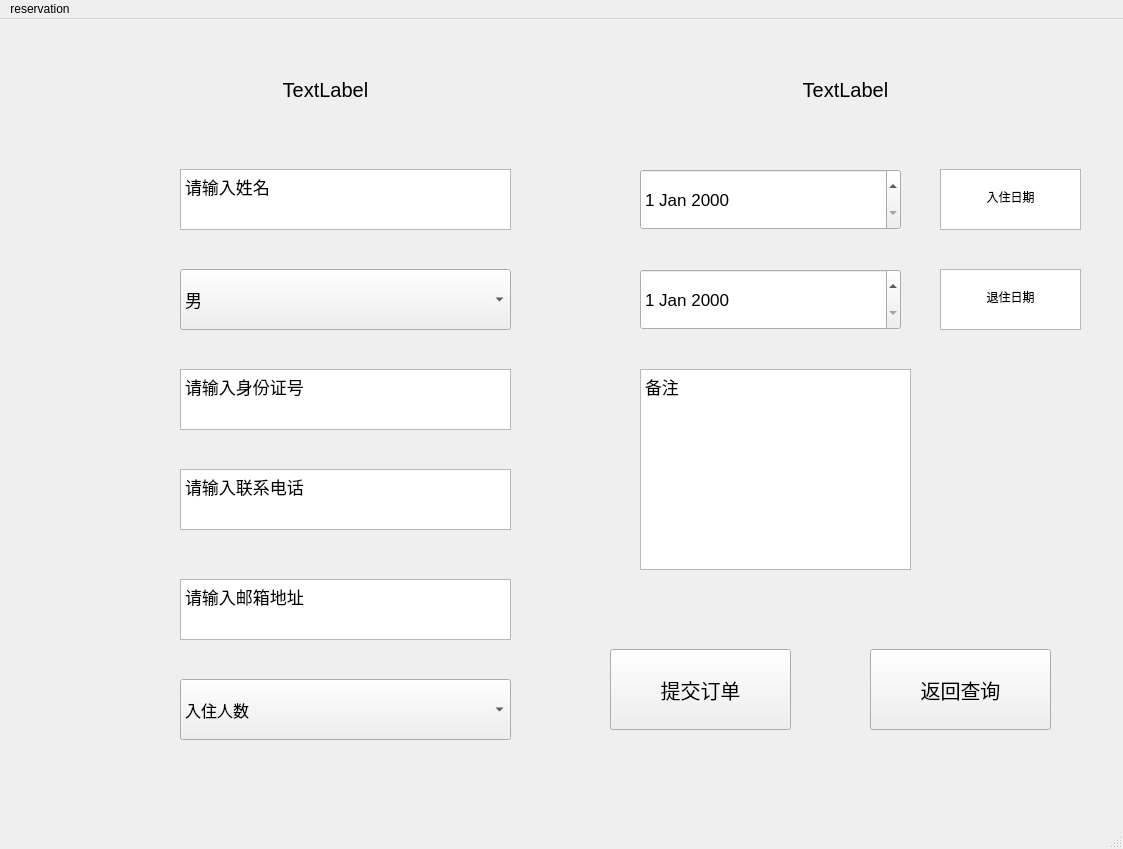
<?xml version="1.0" encoding="UTF-8"?>
<ui version="4.0">
 <class>MainWindow</class>
 <widget class="QMainWindow" name="MainWindow">
  <property name="geometry">
   <rect>
    <x>0</x>
    <y>0</y>
    <width>1123</width>
    <height>849</height>
   </rect>
  </property>
  <property name="windowTitle">
   <string>MainWindow</string>
  </property>
  <widget class="QWidget" name="centralwidget">
   <widget class="QPlainTextEdit" name="plainTextEdit">
    <property name="geometry">
     <rect>
      <x>180</x>
      <y>150</y>
      <width>331</width>
      <height>61</height>
     </rect>
    </property>
    <property name="font">
     <font>
      <pointsize>13</pointsize>
     </font>
    </property>
    <property name="plainText">
     <string>请输入姓名</string>
    </property>
   </widget>
   <widget class="QPlainTextEdit" name="plainTextEdit_3">
    <property name="geometry">
     <rect>
      <x>180</x>
      <y>350</y>
      <width>331</width>
      <height>61</height>
     </rect>
    </property>
    <property name="font">
     <font>
      <pointsize>13</pointsize>
     </font>
    </property>
    <property name="plainText">
     <string>请输入身份证号</string>
    </property>
   </widget>
   <widget class="QPlainTextEdit" name="plainTextEdit_4">
    <property name="geometry">
     <rect>
      <x>180</x>
      <y>450</y>
      <width>331</width>
      <height>61</height>
     </rect>
    </property>
    <property name="font">
     <font>
      <pointsize>13</pointsize>
     </font>
    </property>
    <property name="plainText">
     <string>请输入联系电话</string>
    </property>
   </widget>
   <widget class="QPlainTextEdit" name="plainTextEdit_5">
    <property name="geometry">
     <rect>
      <x>180</x>
      <y>560</y>
      <width>331</width>
      <height>61</height>
     </rect>
    </property>
    <property name="font">
     <font>
      <pointsize>13</pointsize>
     </font>
    </property>
    <property name="plainText">
     <string>请输入邮箱地址</string>
    </property>
   </widget>
   <widget class="QDateEdit" name="dateEdit">
    <property name="geometry">
     <rect>
      <x>640</x>
      <y>150</y>
      <width>261</width>
      <height>61</height>
     </rect>
    </property>
    <property name="font">
     <font>
      <pointsize>13</pointsize>
     </font>
    </property>
   </widget>
   <widget class="QDateEdit" name="dateEdit_2">
    <property name="geometry">
     <rect>
      <x>640</x>
      <y>250</y>
      <width>261</width>
      <height>61</height>
     </rect>
    </property>
    <property name="font">
     <font>
      <pointsize>13</pointsize>
     </font>
    </property>
   </widget>
   <widget class="QPlainTextEdit" name="plainTextEdit_7">
    <property name="geometry">
     <rect>
      <x>640</x>
      <y>350</y>
      <width>271</width>
      <height>201</height>
     </rect>
    </property>
    <property name="font">
     <font>
      <pointsize>13</pointsize>
     </font>
    </property>
    <property name="plainText">
     <string>备注</string>
    </property>
   </widget>
   <widget class="QComboBox" name="comboBox">
    <property name="geometry">
     <rect>
      <x>180</x>
      <y>250</y>
      <width>331</width>
      <height>61</height>
     </rect>
    </property>
    <property name="font">
     <font>
      <pointsize>13</pointsize>
     </font>
    </property>
    <item>
     <property name="text">
      <string>男</string>
     </property>
    </item>
    <item>
     <property name="text">
      <string>女</string>
     </property>
    </item>
   </widget>
   <widget class="QTextBrowser" name="textBrowser">
    <property name="geometry">
     <rect>
      <x>940</x>
      <y>150</y>
      <width>141</width>
      <height>61</height>
     </rect>
    </property>
    <property name="font">
     <font>
      <pointsize>13</pointsize>
     </font>
    </property>
    <property name="html">
     <string>&lt;!DOCTYPE HTML PUBLIC &quot;-//W3C//DTD HTML 4.0//EN&quot; &quot;http://www.w3.org/TR/REC-html40/strict.dtd&quot;&gt;
&lt;html&gt;&lt;head&gt;&lt;meta name=&quot;qrichtext&quot; content=&quot;1&quot; /&gt;&lt;style type=&quot;text/css&quot;&gt;
p, li { white-space: pre-wrap; }
&lt;/style&gt;&lt;/head&gt;&lt;body style=&quot; font-family:'SimSun'; font-size:13pt; font-weight:400; font-style:normal;&quot;&gt;
&lt;p align=&quot;center&quot; style=&quot;-qt-paragraph-type:empty; margin-top:0px; margin-bottom:0px; margin-left:0px; margin-right:0px; -qt-block-indent:0; text-indent:0px; font-size:9pt;&quot;&gt;&lt;br /&gt;&lt;/p&gt;
&lt;p align=&quot;center&quot; style=&quot; margin-top:0px; margin-bottom:0px; margin-left:0px; margin-right:0px; -qt-block-indent:0; text-indent:0px;&quot;&gt;&lt;span style=&quot; font-size:9pt;&quot;&gt;入住日期&lt;/span&gt;&lt;/p&gt;&lt;/body&gt;&lt;/html&gt;</string>
    </property>
   </widget>
   <widget class="QTextBrowser" name="textBrowser_2">
    <property name="geometry">
     <rect>
      <x>940</x>
      <y>250</y>
      <width>141</width>
      <height>61</height>
     </rect>
    </property>
    <property name="font">
     <font>
      <pointsize>13</pointsize>
     </font>
    </property>
    <property name="html">
     <string>&lt;!DOCTYPE HTML PUBLIC &quot;-//W3C//DTD HTML 4.0//EN&quot; &quot;http://www.w3.org/TR/REC-html40/strict.dtd&quot;&gt;
&lt;html&gt;&lt;head&gt;&lt;meta name=&quot;qrichtext&quot; content=&quot;1&quot; /&gt;&lt;style type=&quot;text/css&quot;&gt;
p, li { white-space: pre-wrap; }
&lt;/style&gt;&lt;/head&gt;&lt;body style=&quot; font-family:'SimSun'; font-size:13pt; font-weight:400; font-style:normal;&quot;&gt;
&lt;p align=&quot;center&quot; style=&quot;-qt-paragraph-type:empty; margin-top:0px; margin-bottom:0px; margin-left:0px; margin-right:0px; -qt-block-indent:0; text-indent:0px; font-size:9pt;&quot;&gt;&lt;br /&gt;&lt;/p&gt;
&lt;p align=&quot;center&quot; style=&quot; margin-top:0px; margin-bottom:0px; margin-left:0px; margin-right:0px; -qt-block-indent:0; text-indent:0px;&quot;&gt;&lt;span style=&quot; font-size:9pt;&quot;&gt;退住日期&lt;/span&gt;&lt;/p&gt;&lt;/body&gt;&lt;/html&gt;</string>
    </property>
   </widget>
   <widget class="QPushButton" name="pushButton">
    <property name="geometry">
     <rect>
      <x>610</x>
      <y>630</y>
      <width>181</width>
      <height>81</height>
     </rect>
    </property>
    <property name="font">
     <font>
      <pointsize>15</pointsize>
     </font>
    </property>
    <property name="text">
     <string>提交订单</string>
    </property>
   </widget>
   <widget class="QPushButton" name="pushButton_2">
    <property name="geometry">
     <rect>
      <x>870</x>
      <y>630</y>
      <width>181</width>
      <height>81</height>
     </rect>
    </property>
    <property name="font">
     <font>
      <pointsize>15</pointsize>
     </font>
    </property>
    <property name="text">
     <string>返回查询</string>
    </property>
   </widget>
   <widget class="QLabel" name="label">
    <property name="geometry">
     <rect>
      <x>120</x>
      <y>30</y>
      <width>411</width>
      <height>81</height>
     </rect>
    </property>
    <property name="font">
     <font>
      <pointsize>15</pointsize>
     </font>
    </property>
    <property name="text">
     <string>TextLabel</string>
    </property>
    <property name="alignment">
     <set>Qt::AlignCenter</set>
    </property>
   </widget>
   <widget class="QLabel" name="label_2">
    <property name="geometry">
     <rect>
      <x>640</x>
      <y>30</y>
      <width>411</width>
      <height>81</height>
     </rect>
    </property>
    <property name="font">
     <font>
      <pointsize>15</pointsize>
     </font>
    </property>
    <property name="text">
     <string>TextLabel</string>
    </property>
    <property name="alignment">
     <set>Qt::AlignCenter</set>
    </property>
   </widget>
   <widget class="QComboBox" name="comboBox_2">
    <property name="geometry">
     <rect>
      <x>180</x>
      <y>660</y>
      <width>331</width>
      <height>61</height>
     </rect>
    </property>
    <property name="font">
     <font>
      <pointsize>12</pointsize>
     </font>
    </property>
    <item>
     <property name="text">
      <string>入住人数</string>
     </property>
    </item>
   </widget>
  </widget>
  <widget class="QMenuBar" name="menubar">
   <property name="geometry">
    <rect>
     <x>0</x>
     <y>0</y>
     <width>1123</width>
     <height>26</height>
    </rect>
   </property>
   <widget class="QMenu" name="menureservation">
    <property name="title">
     <string>reservation</string>
    </property>
   </widget>
   <addaction name="menureservation"/>
  </widget>
  <widget class="QStatusBar" name="statusbar"/>
 </widget>
 <resources/>
 <connections/>
</ui>
